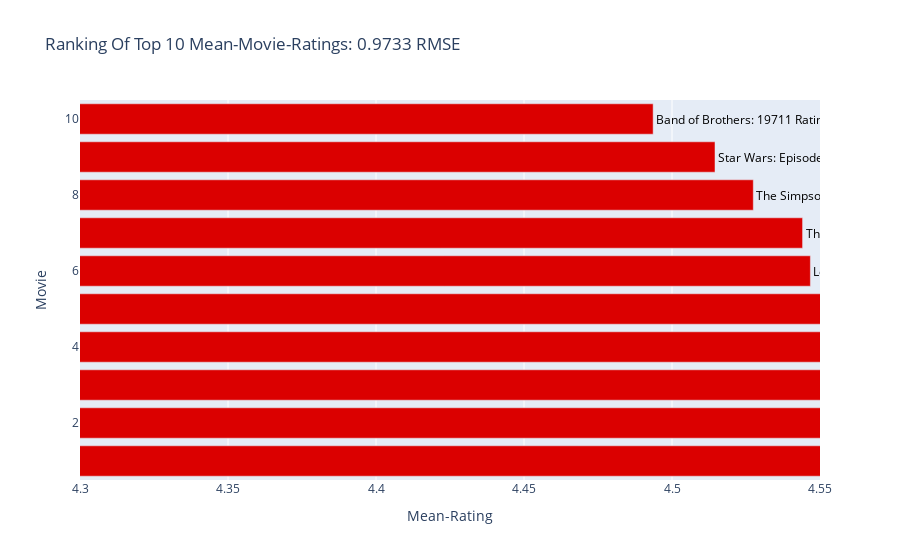

Write notebook code for a chart like this one.
### Code cell
# Create trace
trace = go.Bar(x = ranking['Mean Rating'],
               text = ranking['Movie_Name'].astype(str) +': '+ ranking['Count Rating'].astype(str) + ' Ratings',
               textposition = 'outside',
               textfont = dict(color = '#000000'),
               orientation = 'h',
               y = list(range(1, n+1)),
               marker = dict(color = '#db0000'))

# Create layout
layout = dict(title = 'Ranking Of Top {} Mean-Movie-Ratings: {:.4f} RMSE'.format(n, rmse_mean),
              xaxis = dict(title = 'Mean-Rating',
                          range = (4.3, 4.55)),
              yaxis = dict(title = 'Movie'))

# Create plot
fig = go.Figure(data=[trace], layout=layout)
iplot(fig)

### Figure 1 — Plotly figure (JSON) as saved in the notebook; plotly's stock layout.template omitted (floating-point values rounded to 4 significant figures)
{"data": [{"marker": {"color": "#db0000"}, "orientation": "h", "text": ["Lord of the Rings: The Return of the King: Extended Edition: 39299 Ratings", "The Lord of the Rings: The Fellowship of the Ring: Extended Edition: 40134 Ratings", "Lord of the Rings: The Two Towers: Extended Edition: 40718 Ratings", "The Shawshank Redemption: Special Edition: 62928 Ratings", "Star Wars: Episode V: The Empire Strikes Back: 46389 Ratings", "Lord of the Rings: The Return of the King: 58990 Ratings", "The Simpsons: Season 5: 11731 Ratings", "The Simpsons: Season 4: 12215 Ratings", "Star Wars: Episode IV: A New Hope: 42956 Ratings", "Band of Brothers: 19711 Ratings"], "textfont": {"color": "#000000"}, "textposition": "outside", "type": "bar", "x": [4.711, 4.705, 4.691, 4.557, 4.553, 4.547, 4.544, 4.527, 4.515, 4.494], "y": [1, 2, 3, 4, 5, 6, 7, 8, 9, 10]}], "layout": {"title": {"text": "Ranking Of Top 10 Mean-Movie-Ratings: 0.9733 RMSE"}, "xaxis": {"range": [4.3, 4.55], "title": {"text": "Mean-Rating"}}, "yaxis": {"title": {"text": "Movie"}}}}
